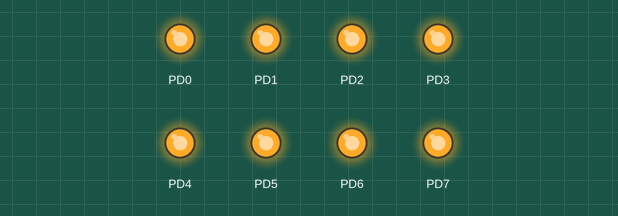
Recording of a program running on a simulated ATmega328P, built with avr-gcc and emulated at 16 MHz. Shown: output pins drawn as LEDs (lit = HIGH). Sleep ends after the set time or at an interrupt.

Above: at 15.3 s.
At 46.0 s:
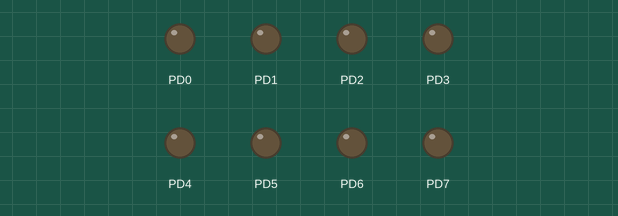
Timing chart, 0 to 79.9 s (numbered marks = the images above):
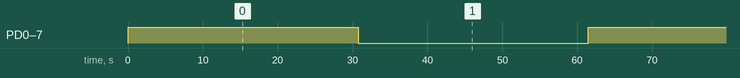

Measured:
- by itself, PD0–7: alternates HIGH for 30.7 s and LOW for 30.7 s

The program:

main.c
```c
/*
 * main.c
 *
 * Created: 10/23/2024 1:34:12 PM
 *  Author: MSI

 Modo sleep 32.2 mA
 Activo 67.6 mA
 */

#define F_CPU 16000000UL
#include <avr/io.h>
#include <avr/interrupt.h>
#include <avr/sleep.h>
#include <avr/wdt.h>

int conteo_dog = 0;  // Contador para el Watchdog

// Configuración del Watchdog para generar interrupciones
void init_watchdog() {
	cli();															// Deshabilita interrupciones globales
	__asm__ __volatile__ ("wdr");									// Resetea el WDT


	WDTCSR |= (1 << WDCE) | (1 << WDE);
	WDTCSR = (1 << WDIE) | (1 << WDP2) | (1 << WDP1) | (1 << WDP0); // Configuración para timer de 2 segundos
	sei();															// Habilita interrupciones globales
}


ISR(WDT_vect) {
	conteo_dog++;

	if (conteo_dog >= 15) {		//15 * 2 = 30 seg
		conteo_dog = 0;

		if (PORTD & 0xFF) {
			PORTD &= ~0xFF;		// Si los LEDs están prendidos, se apagan
			} else {
			PORTD |= 0xFF;		// Si los LEDs están apagados, se prenden
		}
	}
}

int main(void) {

	DDRD |= 0xFF;
	init_watchdog();

	PORTD |= 0xFF;

	while (1) {
		// Entra en modo Power-down hasta que se despierte por el Watchdog
		set_sleep_mode(SLEEP_MODE_PWR_DOWN);
		sleep_enable();
		sleep_cpu();			// Entra en modo "Power-down"
		sleep_disable();		// Desactiva el modo sleep tras el despertar
	}
}
```
